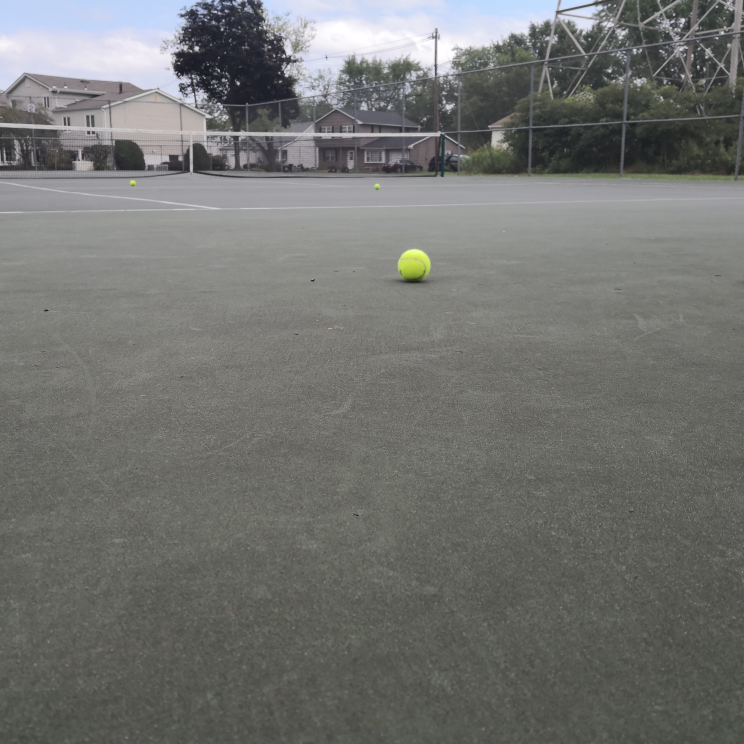
#> input picture input/r1.jpeg, 2976 x 2976 px, given in place of the camera (shown at 1/4 size)
$ python find_tennis.py   (older library calls are emulated)
#> lines starting #> are read from the running program, lines starting #| are printed output that depends on the picture; after the words box and inside, x2 and y2 are one past the last pixel; in counts of white or black regions, pixels touching at a corner belong together
import cv2
import numpy as np
import math
import time
from typing import NamedTuple

hsv_lower = np.array([20, 100, 95])
hsv_upper = np.array([90, 255, 255])

#hsv_lower = np.array([20, 50, 180])
#hsv_upper = np.array([90, 170, 255])

def analyze_video(video_path):
	cap = cv2.VideoCapture(video_path)
	prev_frame_time = 0
	new_frame_time = 0

	while True:
		# time.sleep(.5)
		ret, frame = cap.read()

		detect = find_circles(frame)
		new_frame_time = time.time()
		fps = 1/(new_frame_time-prev_frame_time)
		prev_frame_time = new_frame_time
		fps = str(int(fps))
		cv2.putText(detect, fps, (10, 30), cv2.FONT_HERSHEY_SIMPLEX, 1, (252, 186, 3), 2)

		cv2.imshow('tennis', detect)
		if chr(cv2.waitKey(1) & 255) == 'q':
			break

def analyze_camera():
	"""
	imgname = 'r7.jpeg'
	img = cv2.imread('input\\' + imgname)
	img = find_circles(img)
	cv2.imshow('tennis', img)
	cv2.imwrite('output\\' + imgname, img)
	cv2.waitKey(0)

	"""
	cap = cv2.VideoCapture(0)
	prev_frame_time = 0
	new_frame_time = 0

	while True:
		# time.sleep(.5)
		ret, frame = cap.read()
#> frame is the input picture: shape (2976, 2976, 3); mean B, G, R 112, 115, 113.9

		detect = find_circles(frame)
		new_frame_time = time.time()
		fps = 1/(new_frame_time-prev_frame_time)
		prev_frame_time = new_frame_time
		fps = str(int(fps))
		cv2.putText(detect, fps, (10, 30), cv2.FONT_HERSHEY_SIMPLEX, 1, (252, 186, 3), 2)

		cv2.imshow('tennis', detect)
		if chr(cv2.waitKey(1) & 255) == 'q':
			break


def draw_circles(img, circles):
	cimg = img.copy()
	if type(circles) == type(None):
		return cimg
	circles = np.round(circles[0, :]).astype("int")
	#print(circles)
	for (x, y, r) in circles:
		cv2.circle(cimg, (x, y), r, (0, 255, 0), 2)
	return cimg

def find_circles(image):

	ratio = image.shape[1] / image.shape[0]
#> ratio = 1
	h, w = 700, int(700 * ratio)
#> h = 700; w = 700
	image = cv2.resize(image, (w, h), interpolation=cv2.INTER_AREA)
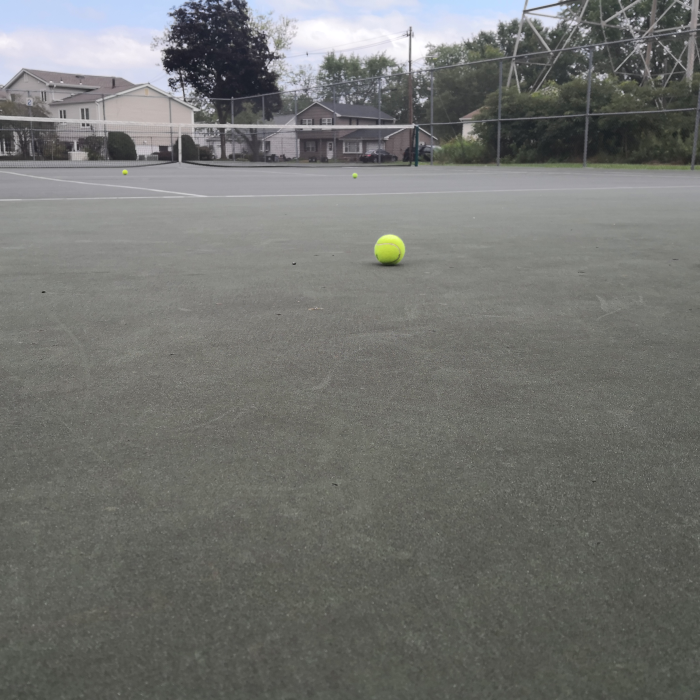
#> image: shape (700, 700, 3); mean of channels 0, 1, 2 112, 115, 113.9; drawn as B, G, R
	original = image.copy()

	blur = cv2.GaussianBlur(image, (11, 11), 0)

	hsv = cv2.cvtColor(blur, cv2.COLOR_BGR2HSV)
#> hsv: shape (700, 700, 3); mean H, S, V 52.7, 15.5, 116.9
	mask = cv2.inRange(hsv, hsv_lower, hsv_upper)
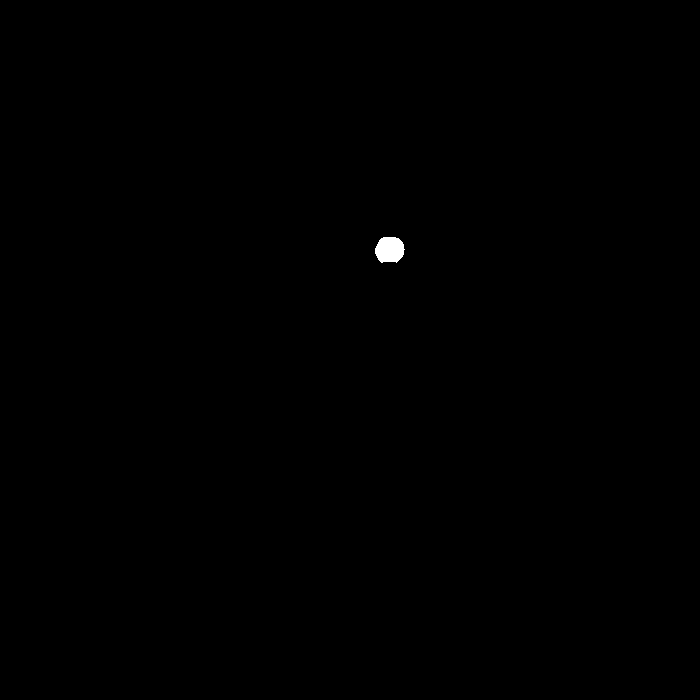
#> mask: shape (700, 700); 0.13% white; 1 white region, box (x1, y1, x2, y2) and area: (375, 237, 405, 263) 623
	mask = cv2.erode(mask, None, iterations=2)
#> mask: shape (700, 700); 0.09% white; 1 white region, box (x1, y1, x2, y2) and area: (377, 239, 402, 260) 419
	mask = cv2.dilate(mask, None, iterations=2)
#> mask: shape (700, 700); 0.13% white; 1 white region

	#return mask
	cnts = cv2.findContours(mask.copy(), cv2.RETR_EXTERNAL, cv2.CHAIN_APPROX_SIMPLE)
#> cnts = 1 contour; box (x1, y1, x2, y2) and area: (375, 237, 404, 262) 578
	cnts = cnts[0] if len(cnts) == 2 else cnts[1]
	if len(cnts) > 0:
		# find the largest contour in the mask, then use
		# it to compute the minimum enclosing circle and
		# centroid
		c = max(cnts, key=cv2.contourArea)
#> c = contour of 30 points, box (x1, y1, x2, y2) (375, 237, 404, 262), area 578
		((x, y), radius) = cv2.minEnclosingCircle(c)
#> x = 389.4; y = 249.6; radius = 14.75
		M = cv2.moments(c)
#> M = moments, m00 578, centre m10/m00, m01/m00 = (389.3, 249.3)
		# only proceed if the radius meets a minimum size
		if radius > 0:
			# draw the circle and centroid on the frame,
			# then update the list of tracked points
			cv2.circle(original, (int(x), int(y)), int(radius), (0, 0, 255), 2)
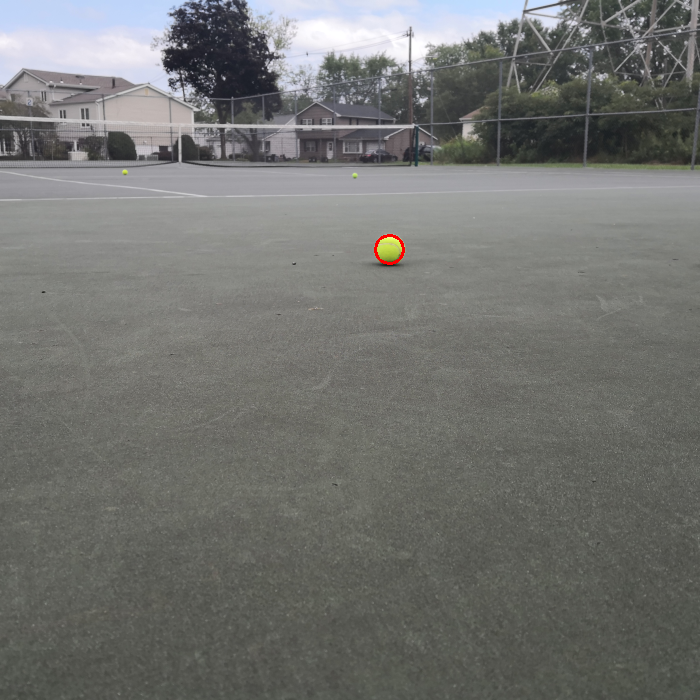
#> original: shape (700, 700, 3); 0.05% of pixels changed, all inside (x1, y1, x2, y2) = (374, 234, 405, 265); drawn as B, G, R
	return original
	gray = cv2.cvtColor(image, cv2.COLOR_BGR2GRAY)
	gray_blur = cv2.GaussianBlur(gray, (15, 15), 0)
	gray_lap = cv2.Laplacian(gray_blur, cv2.CV_8UC1, ksize=5)
	dilate_lap = cv2.dilate(gray_lap, (3, 3))
	lap_blur = cv2.bilateralFilter(dilate_lap, 5, 9, 9)

	#circles = cv2.HoughCircles(lap_blur, cv2.HOUGH_GRADIENT, 1, 100, param1 = 50, param2 = 30, minRadius = 60, maxRadius = 0)
	circles = cv2.HoughCircles(lap_blur, cv2.HOUGH_GRADIENT, 16, 200, param2=450, minRadius=60, maxRadius=0)
	cimg = draw_circles(original, circles)
	return cimg
	image = cv2.cvtColor(image, cv2.COLOR_BGR2HSV)
	hsv = cv2.inRange(image, hsv_lower, hsv_upper)
	mask = cv2.GaussianBlur(hsv, (15, 15), 0)
	return mask
	gray = cv2.cvtColor(mask, cv2.COLOR_BGR2GRAY)
	return gray
	# [4 lines of commented-out code are left out]

	"""
	# Find contours
	cnts = cv2.findContours(mask, cv2.RETR_EXTERNAL, cv2.CHAIN_APPROX_SIMPLE)
	# Extract contours depending on OpenCV version
	cnts = cnts[0] if len(cnts) == 2 else cnts[1]

	# Iterate through contours and filter by the number of vertices
	for c in cnts:
		perimeter = cv2.arcLength(c, True)
		approx = cv2.approxPolyDP(c, 0.04 * perimeter, True)
		if len(approx) > 5:
			cv2.drawContours(original, [c], -1, (255, 80, 80), -1)
			print('ball found')
		else:
			print('ball not found')


	"""

if __name__ == '__main__':
    #analyze_video('input\\tennis.mp4')
	analyze_camera()
#> in analyze_camera, `cv2.putText(detect, fps, (10, 30), cv2.FONT_HERSHEY_SIMPLEX, 1, (252, ..`: detect: shape (700, 700, 3); 0.03% of pixels changed, all inside (x1, y1, x2, y2) = (12, 8, 29, 32)
#> (key Esc is pressed here)

$ run again, on input/r2.jpeg
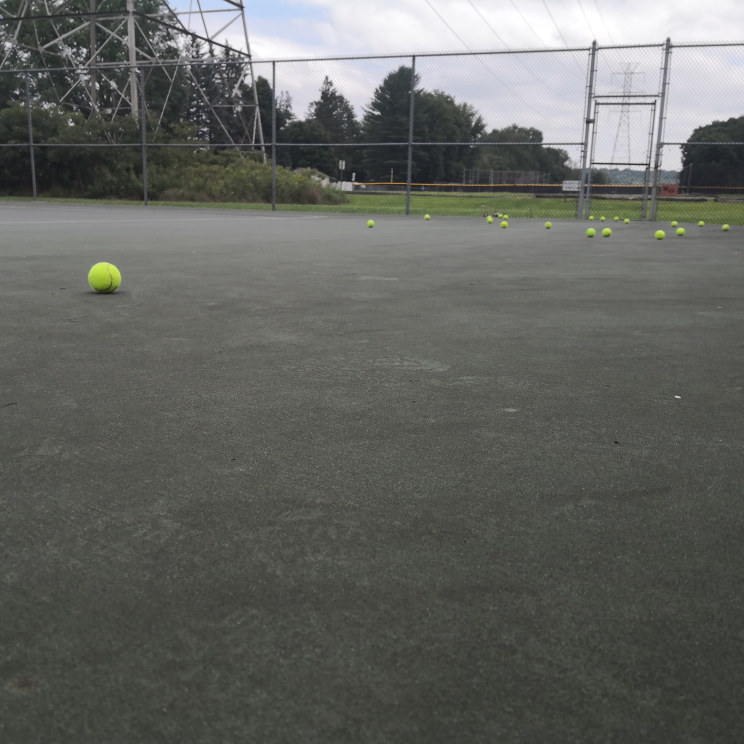
#> input picture input/r2.jpeg, 2976 x 2976 px, given in place of the camera (shown at 1/4 size)
#> in analyze_camera, frame is the input picture: shape (2976, 2976, 3); mean B, G, R 96.4, 100.8, 99
#> hsv: shape (700, 700, 3); mean H, S, V 54.3, 19.4, 102
#> in find_circles, `mask = cv2.inRange(hsv, hsv_lower, hsv_upper)`:
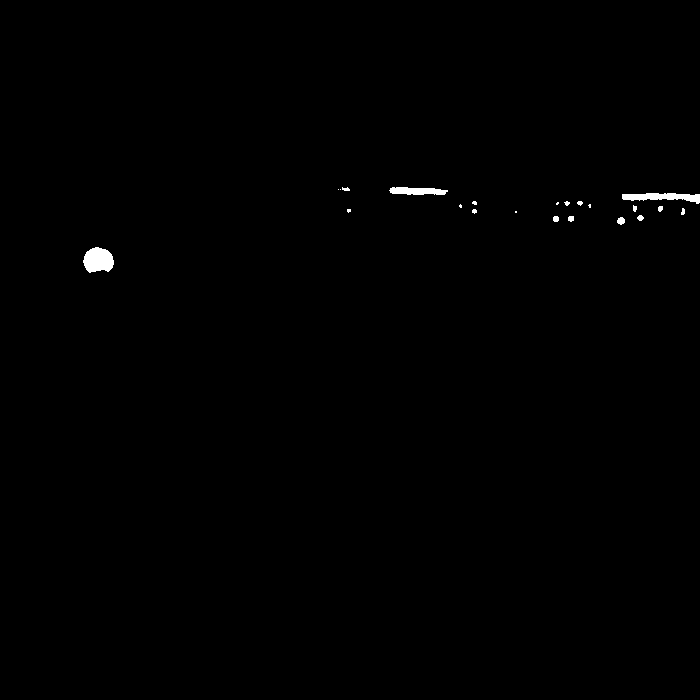
#> mask: shape (700, 700); 0.37% white; 22 white regions (10 under 20 px), largest, box (x1, y1, x2, y2) and area: (83, 247, 114, 273) 610, (622, 193, 700, 204) 506, (389, 187, 448, 195) 363
#> cnts = 5 contours, 1 with area under 20; largest, box (x1, y1, x2, y2) and area: (84, 248, 114, 272) 558, (622, 193, 700, 203) 406, (390, 187, 445, 195) 287, (618, 218, 624, 224) 25
#> c = contour of 36 points, box (x1, y1, x2, y2) (84, 248, 114, 272), area 558
#> x = 98.33; y = 260.7; radius = 15.07
#> M = moments, m00 557.5, centre m10/m00, m01/m00 = (98, 259.8)
#> in find_circles, `cv2.circle(original, (int(x), int(y)), int(radius), (0, 0, 255), 2)`:
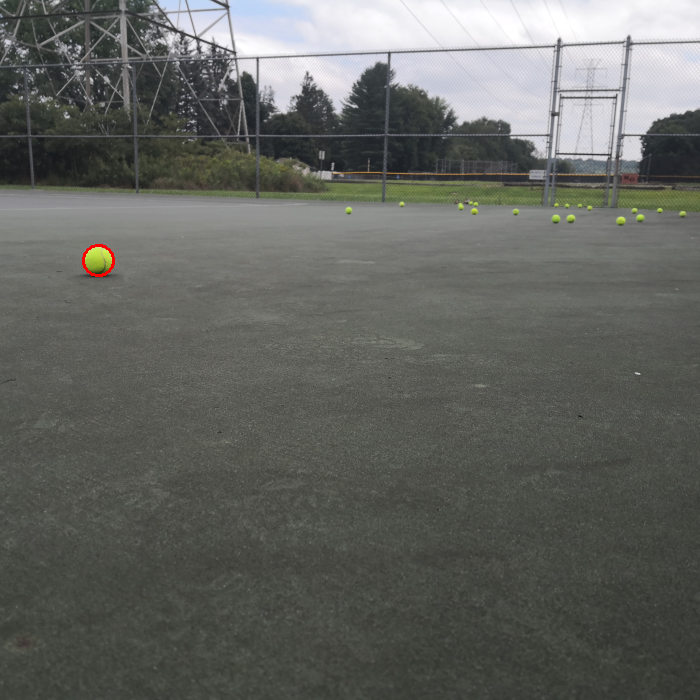
#> original: shape (700, 700, 3); mean of channels 0, 1, 2 96.4, 100.8, 99.1; drawn as B, G, R
#> detect: shape (700, 700, 3); 0.03% of pixels changed, all inside (x1, y1, x2, y2) = (12, 8, 29, 32)

$ run again, on input/r3.jpeg
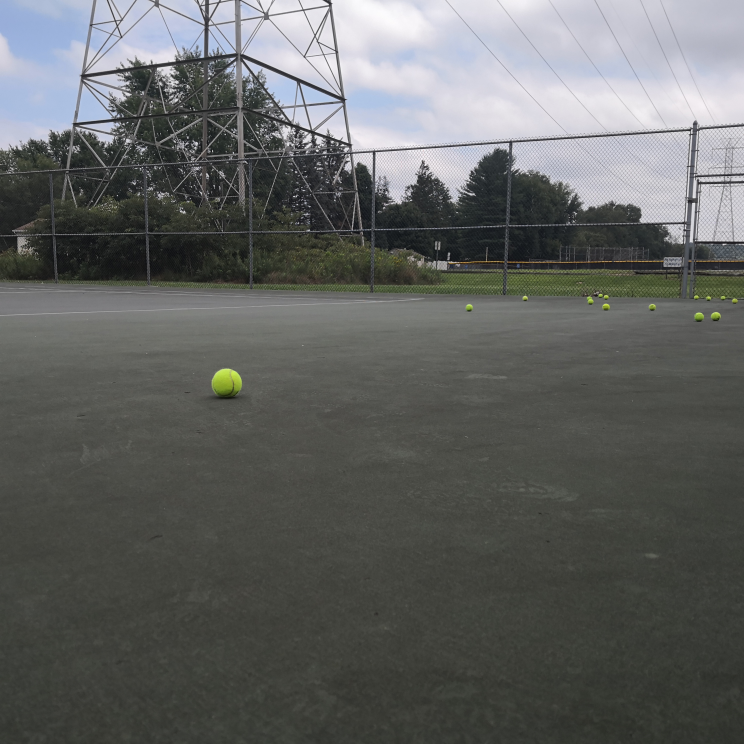
#> input picture input/r3.jpeg, 2976 x 2976 px, given in place of the camera (shown at 1/4 size)
#> in analyze_camera, frame is the input picture: shape (2976, 2976, 3); mean B, G, R 97.7, 99.3, 97.4
#> hsv: shape (700, 700, 3); mean H, S, V 60.6, 21.4, 102.2
#> in find_circles, `mask = cv2.inRange(hsv, hsv_lower, hsv_upper)`:
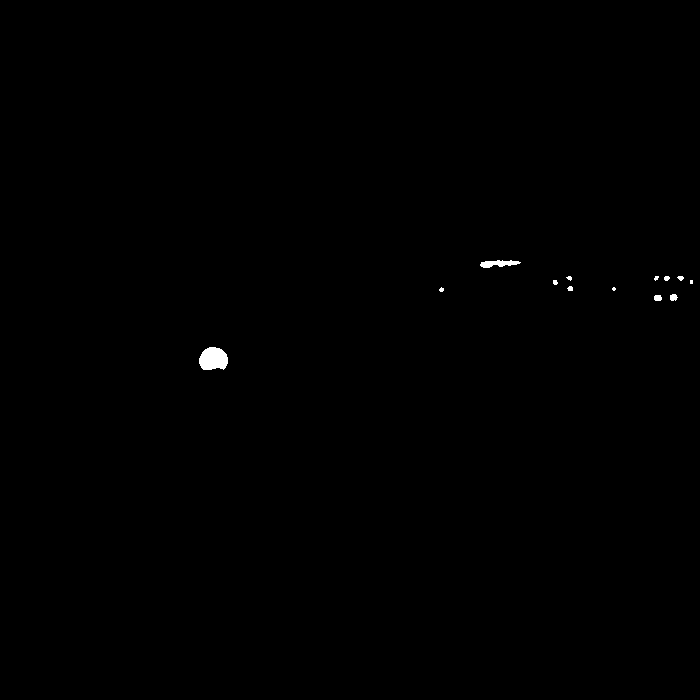
#> mask: shape (700, 700); 0.2% white; 13 white regions (5 under 20 px), largest, box (x1, y1, x2, y2) and area: (199, 347, 228, 370) 538, (480, 260, 521, 268) 201, (670, 294, 678, 301) 44
#> cnts = 5 contours; box (x1, y1, x2, y2) and area: (199, 347, 228, 370) 498, (481, 261, 493, 268) 58, (655, 295, 661, 301) 25, (670, 295, 677, 300) 24, (498, 261, 505, 266) 24
#> c = contour of 38 points, box (x1, y1, x2, y2) (199, 347, 228, 370), area 498
#> x = 213; y = 360; radius = 14.32
#> M = moments, m00 498, centre m10/m00, m01/m00 = (212.9, 358.6)
#> in find_circles, `cv2.circle(original, (int(x), int(y)), int(radius), (0, 0, 255), 2)`:
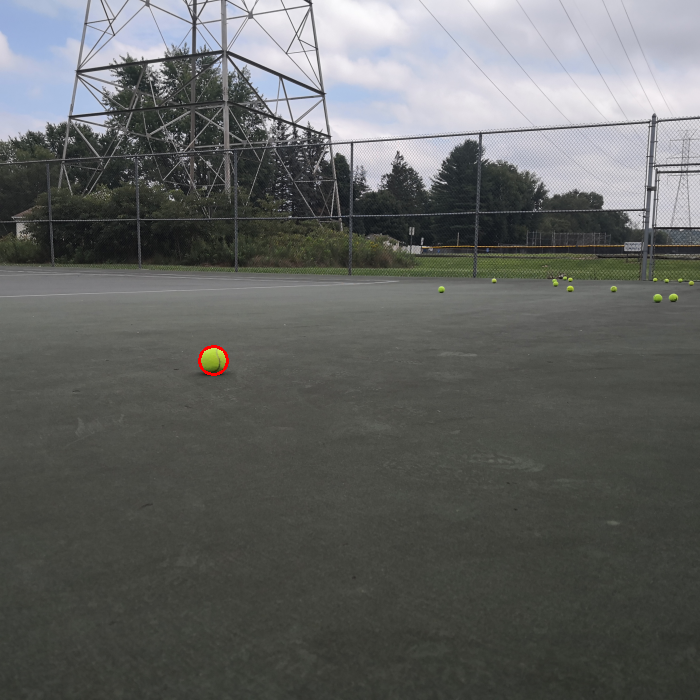
#> original: shape (700, 700, 3); mean of channels 0, 1, 2 97.7, 99.2, 97.5; drawn as B, G, R
#> detect: shape (700, 700, 3); 0.03% of pixels changed, all inside (x1, y1, x2, y2) = (12, 8, 29, 32)
